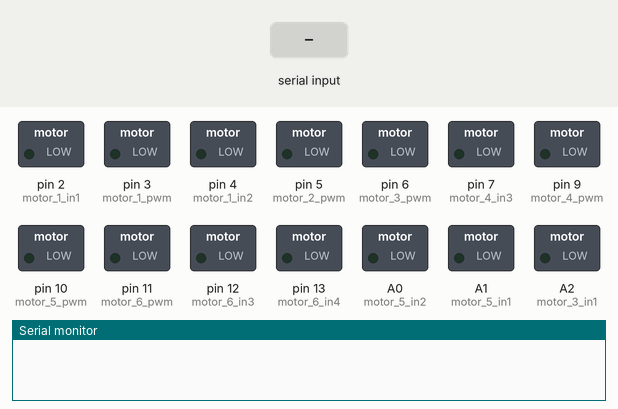
Recording of a sketch running on a simulated Arduino Uno, built with avr-gcc and run on an emulated ATmega328P. On the bench: switched loads named in the sketch (green lamp = pin HIGH), the last lines printed to the serial monitor. Inputs (shaded band) come from the test bench.

Above: at 1.2 s.
1.3 s: "bottom,1\n" received over Serial
At 2.4 s:
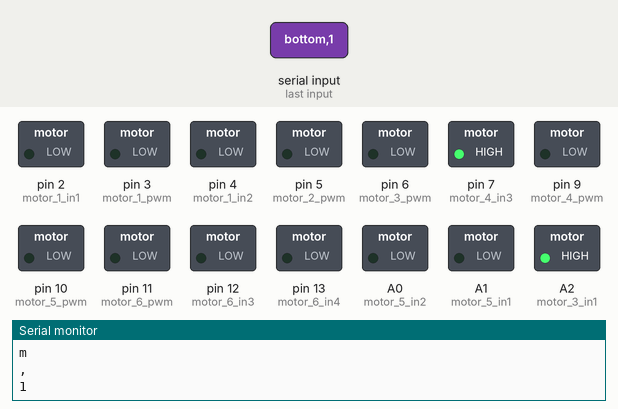
2.8 s: "right,1\n" received over Serial
4.3 s: "left,1\n" received over Serial
Timing chart, 0 to 7.3 s (numbered marks = the images above; inputs shaded):
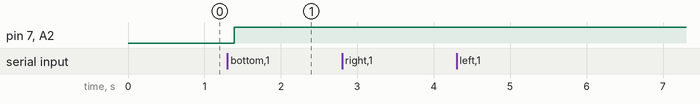

Measured:
- after the input at 1.3 s, pin 7 (motor_4_in3), A2 (motor_3_in1): LOW → HIGH after 0.09 s

The sketch:

code.ino
```cpp
int maxPWM = 256 - 1;

// 몸체
int motor_1_pwm = 3;
int motor_1_in1 = 2;
int motor_1_in2 = 4;

// 어깨
int motor_2_pwm = 5;
int motor_2_in3 = A4;
int motor_2_in4 = A5;

// 오른쪽 바퀴
int motor_3_pwm = 6;
int motor_3_in1 = A2;
int motor_3_in2 = 0; // 바퀴는 다른 모터드라이브를 쓰기때문에 in2를 안쓴다

// 왼쪽 바퀴
int motor_4_pwm = 9;
int motor_4_in3 = 7;
int motor_4_in4 = 0; // 바퀴는 다른 모터드라이브를 쓰기때문에 in4를 안쓴다

// 팔꿈치
int motor_5_pwm = 10;
int motor_5_in1 = A1;
int motor_5_in2 = A0;

// 손
int motor_6_pwm = 11;
int motor_6_in3 = 12;
int motor_6_in4 = 13;

void setup() {
  // motor driver 1
  pinMode(motor_1_pwm, OUTPUT);
  pinMode(motor_1_in1, OUTPUT);
  pinMode(motor_1_in2, OUTPUT);
  pinMode(motor_2_pwm, OUTPUT);
  pinMode(motor_2_in3, OUTPUT);
  pinMode(motor_2_in4, OUTPUT);

  // motor driver 2
  pinMode(motor_3_pwm, OUTPUT);
  pinMode(motor_3_in1, OUTPUT);
  pinMode(motor_3_in2, OUTPUT);
  pinMode(motor_4_pwm, OUTPUT);
  pinMode(motor_4_in3, OUTPUT);
  pinMode(motor_4_in4, OUTPUT);

  // motor driver 3
  pinMode(motor_5_pwm, OUTPUT);
  pinMode(motor_5_in1, OUTPUT);
  pinMode(motor_5_in2, OUTPUT);
  pinMode(motor_6_pwm, OUTPUT);
  pinMode(motor_6_in3, OUTPUT);
  pinMode(motor_6_in4, OUTPUT);

  Serial.begin(115200);
}

void loop() {
  String str_cmd = "";

  while(Serial.available()) {
    char tmp_cmd = (char)Serial.read();
    if (tmp_cmd != '\r' && tmp_cmd != '\n') {
      Serial.println(tmp_cmd);
      str_cmd.concat(tmp_cmd);
    }

    delay(10);
  }

  if (str_cmd == "") {
    return;
  }

  int param_1 = str_cmd.indexOf(",");
  int param_2 = str_cmd.indexOf(",", param_1+1);
  int req_len = str_cmd.length();
  if (param_2 == -1) {
    param_2 = req_len;
  }

  String motor = str_cmd.substring(0, param_1);
  String dir = str_cmd.substring(param_1+1, param_2);
  String motor_speed = str_cmd.substring(param_2+1, req_len);

  int pwm_speed = speed_to_pwm(motor_speed.toInt());

  if ( motor.equals("bottom") ) {
    motor_control(motor_3_in1, motor_3_in2, motor_3_pwm, "forward", 0);
    motor_control(motor_4_in3, motor_4_in4, motor_4_pwm, "forward", 0);
    delay(50);
    if ( dir.equals("right") ) {
       // 3,4번을 작동시키면된다잉
       motor_control(motor_3_in1, motor_3_in2, motor_3_pwm, "forward", 0);
       motor_control(motor_4_in3, motor_4_in4, motor_4_pwm, "forward", maxPWM);
    }
    else if ( dir.equals("left") ) {
       // 3,4번을 작동시키면된다잉
       motor_control(motor_3_in1, motor_3_in2, motor_3_pwm, "forward", maxPWM);
       motor_control(motor_4_in3, motor_4_in4, motor_4_pwm, "forward", 0);
    }
    // forward , backward , stop
    else {
      // 3,4번을 작동시키면된다잉
      motor_control(motor_3_in1, motor_3_in2, motor_3_pwm, dir, pwm_speed);
      motor_control(motor_4_in3, motor_4_in4, motor_4_pwm, dir, pwm_speed);
    }
    return;
  }

  if ( motor.equals("arm") && dir.equals("stop") ) {
    // 2, 5
    motor_control(motor_2_in3, motor_2_in4, motor_2_pwm, "stop", 0);
    motor_control(motor_5_in1, motor_5_in2, motor_5_pwm, "stop", pwm_speed);
    return;
  }

  // motor control individually
  if ( motor.equals("motor-1") ) {
    motor_control(motor_1_in1, motor_1_in2, motor_1_pwm, dir, pwm_speed);
  }
  else if ( motor.equals("motor-2") ) {
    // 2번 모터는 5번모터와 앱상에서 같은 페이지에 있기 때문에, 5번모터를 먼저 멈추고 그다음에 돌려야한다.
    motor_control(motor_5_in1, motor_5_in2, motor_5_pwm, "stop", 0);
    motor_control(motor_2_in3, motor_2_in4, motor_2_pwm, dir, pwm_speed);
  }
  else if ( motor.equals("motor-3") ) {
    motor_control(motor_3_in1, motor_3_in2, motor_3_pwm, dir, pwm_speed);
  }
  else if ( motor.equals("motor-4") ) {
    motor_control(motor_4_in3, motor_4_in4, motor_4_pwm, dir, pwm_speed);
  }
  else if ( motor.equals("motor-5") ) {
    // 2번 모터는 5번모터와 앱상에서 같은 페이지에 있기 때문에, 2번모터를 먼저 멈추고 그다음에 돌려야한다.
    motor_control(motor_2_in3, motor_2_in4, motor_2_pwm, "stop", 0);
    motor_control(motor_5_in1, motor_5_in2, motor_5_pwm, dir, pwm_speed);
  }
  else if ( motor.equals("motor-6") ) {
    motor_control(motor_6_in3, motor_6_in4, motor_6_pwm, dir, pwm_speed);
  }

  delay(10);
}

void motor_control(int motor_in1, int motor_in2, int motor_pwm, String dir, int speed) {
  if (dir.equals("forward")) {
    digitalWrite(motor_in1, HIGH);
    if ( motor_in2 != 0 ) { // 0 인경우에는 pwm / dir 이렇게 두핀만 쓰는것이기 때문에 굳이 LOW를 줄 필요가 없다
      digitalWrite(motor_in2, LOW);
    }
    analogWrite(motor_pwm, speed);
  }
  else if (dir.equals("backward")) {
    digitalWrite(motor_in1, LOW);
    if ( motor_in2 != 0 ) { // 0 인경우에는 pwm / dir 이렇게 두핀만 쓰는것이기 때문에 굳이 HIGH를 줄 필요가 없다
      digitalWrite(motor_in2, HIGH);
    }
    analogWrite(motor_pwm, speed);
  }
  else if (dir == "stop") {
    analogWrite(motor_pwm, 0);
  }
}

int speed_to_pwm(int speed) {
  int value = map(speed, 0, 100, 0, maxPWM);
  return value;
}

void np(String a, int b) {
  a.concat(" : ");
  Serial.print(a);
  Serial.println(b);
}

void sp(String a, String b) {
  a.concat(" : ");
  Serial.print(a);
  Serial.println(b);
}
```
